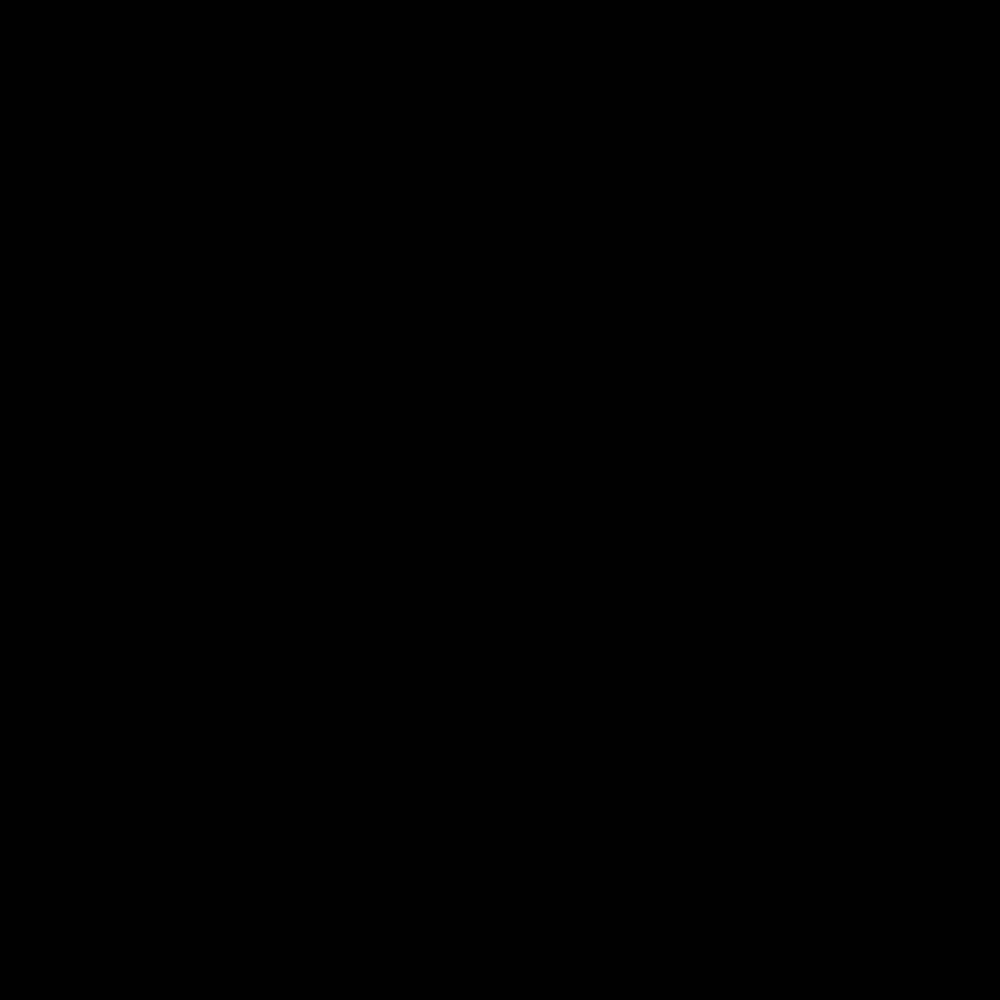
Frame 1 (no input)
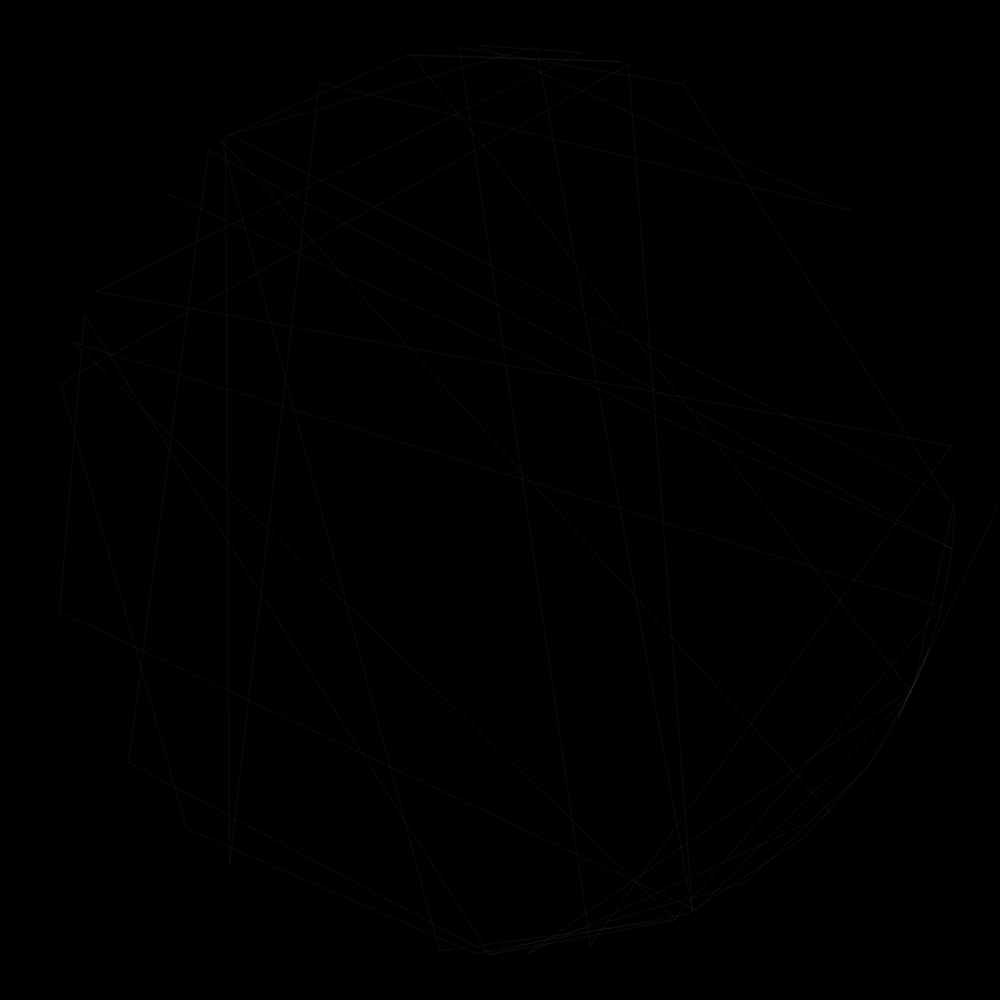
Frame 60 (the mouse pressed at the canvas centre just before this capture)
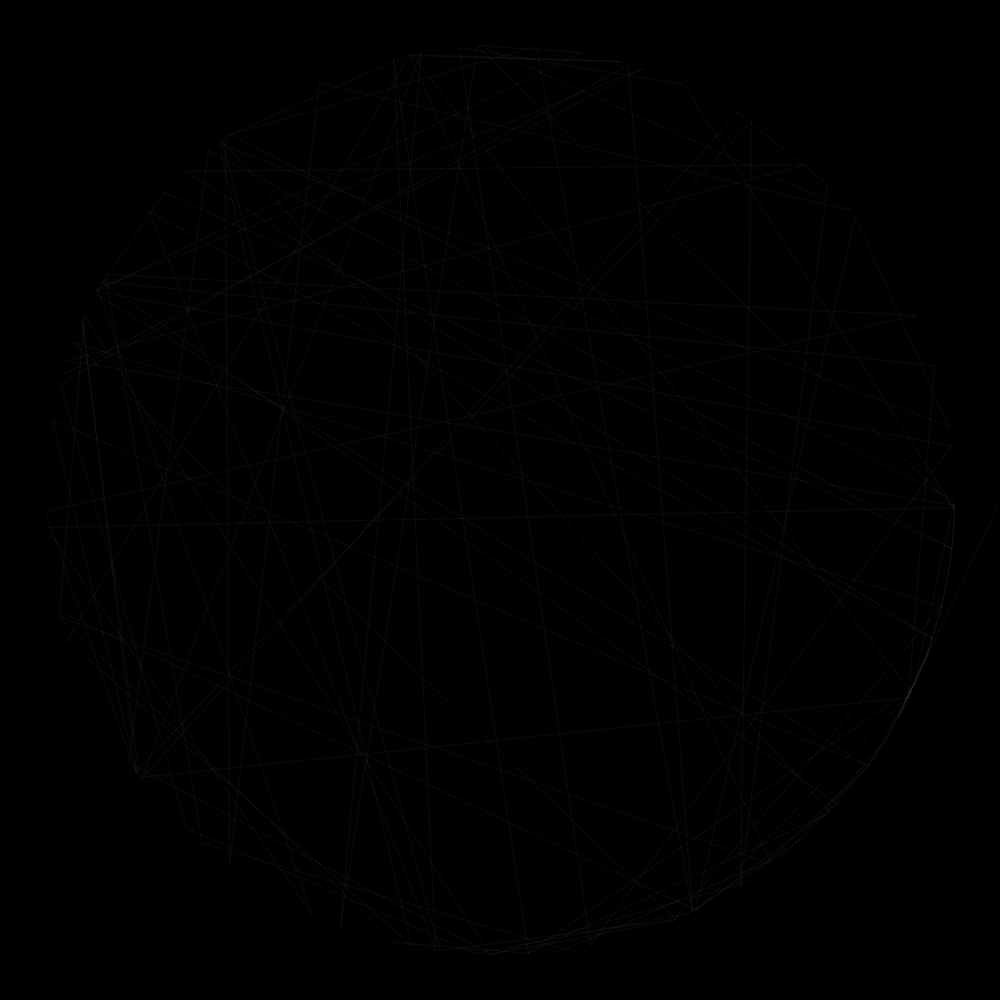
Frame 120 (the mouse held since frame 60 and released just before this capture)

The Processing sketch that drew these frames (run headless with seeded random() and noise(); from frame 60 on, the mouse is pressed at the canvas centre):

// Processing sketch: fibonacci
// ── fibonacci.pde
/*import fullscreen.*; 

FullScreen fs; 
*/
int[] skipper = new int[46];
float x=0,y=0;
float tarX,tarY;
int cnt;
int nextRound=1;
int shift = 0;

void setup(){
  size(1000,1000);
  background(0);
  frameRate(30);
   //fs = new FullScreen(this); 
   //fs.setResolution(1024,768);
 
  
  // enter fullscreen mode
  
  // let ctrl+f switch to window mode

  
  
  
  skipper[0]=0;
  skipper[1]=1;
  for(int i = 2;i<skipper.length;i++){    
 skipper[i] += skipper[i-1]+skipper[i-2]; 
  }
 tarX=(width/2)+map(cos(skipper[cnt]/1000.0),-1f,1f,-width/2f,width/2f);
 tarY=(height/2)+map(sin(skipper[cnt]/1000.0),-1f,1f,-height/2f,height/2f);
 x=tarX;
 y=tarY+1;
  smooth();
 // println(skipper);
 //frame.setAlwaysOnTop(true);
 
}

void draw(){
 
 stroke(255,10);
beginShape();
 vertex(x,y);
 x+=(tarX-x)/1.00001f;
 y+=(tarY-y)/1.00001f;
 //println(x);
 if ((abs(x-tarX)<1)&&(abs(y-tarY)<1)){
  next(); 
 }
 
 //point(x,y);
  
vertex(x,y);  
  endShape();
}

void next(){
 
  cnt++;
 if((cnt%(skipper.length-1)==0)&&(cnt!=0)){
  nextRound+=1;
  cnt=1;
   shift+=PI*3.0f; 
  if(nextRound>skipper.length-1){
   nextRound=1;
 
  }
 } 
  tarX=(width/2)+map(cos(skipper[cnt]/(frameCount+1f)),-1.1f,1.1f,-width/2f,width/2f);
 tarY=(height/2)+map(sin(skipper[cnt]/(frameCount+1f)),-1.1f,1.1f,-height/2f,height/2f);
}

void keyPressed(){
 save("fibona.png"); 
  
}
